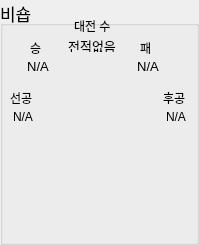
     <widget class="QGroupBox" name="groupBox_17">
      <property name="geometry">
       <rect>
        <x>594</x>
        <y>90</y>
        <width>199</width>
        <height>245</height>
       </rect>
      </property>
      <property name="font">
       <font>
        <pointsize>13</pointsize>
       </font>
      </property>
      <property name="title">
       <string>비숍</string>
      </property>
      <widget class="QLabel" name="label_32">
       <property name="geometry">
        <rect>
         <x>74</x>
         <y>20</y>
         <width>56</width>
         <height>12</height>
        </rect>
       </property>
       <property name="font">
        <font>
         <pointsize>9</pointsize>
        </font>
       </property>
       <property name="text">
        <string>대전 수</string>
       </property>
      </widget>
      <widget class="QLabel" name="BishopVSCount">
       <property name="geometry">
        <rect>
         <x>64</x>
         <y>40</y>
         <width>56</width>
         <height>12</height>
        </rect>
       </property>
       <property name="font">
        <font>
         <pointsize>10</pointsize>
        </font>
       </property>
       <property name="text">
        <string>전적없음</string>
       </property>
       <property name="alignment">
        <set>Qt::AlignCenter</set>
       </property>
      </widget>
      <widget class="QLabel" name="label_34">
       <property name="geometry">
        <rect>
         <x>30</x>
         <y>40</y>
         <width>21</width>
         <height>16</height>
        </rect>
       </property>
       <property name="font">
        <font>
         <pointsize>9</pointsize>
        </font>
       </property>
       <property name="text">
        <string>승</string>
       </property>
      </widget>
      <widget class="QLabel" name="label_35">
       <property name="geometry">
        <rect>
         <x>140</x>
         <y>40</y>
         <width>21</width>
         <height>16</height>
        </rect>
       </property>
       <property name="font">
        <font>
         <pointsize>9</pointsize>
        </font>
       </property>
       <property name="text">
        <string>패</string>
       </property>
      </widget>
      <widget class="QLabel" name="BishopWinCount">
       <property name="geometry">
        <rect>
         <x>10</x>
         <y>60</y>
         <width>56</width>
         <height>12</height>
        </rect>
       </property>
       <property name="font">
        <font>
         <pointsize>10</pointsize>
        </font>
       </property>
       <property name="text">
        <string>N/A</string>
       </property>
       <property name="alignment">
        <set>Qt::AlignCenter</set>
       </property>
      </widget>
      <widget class="QLabel" name="BishopLoseCount">
       <property name="geometry">
        <rect>
         <x>120</x>
         <y>60</y>
         <width>56</width>
         <height>12</height>
        </rect>
       </property>
       <property name="font">
        <font>
         <pointsize>10</pointsize>
        </font>
       </property>
       <property name="text">
        <string>N/A</string>
       </property>
       <property name="alignment">
        <set>Qt::AlignCenter</set>
       </property>
      </widget>
      <widget class="QWidget" name="verticalLayoutWidget_9">
       <property name="geometry">
        <rect>
         <x>13</x>
         <y>80</y>
         <width>171</width>
         <height>161</height>
        </rect>
       </property>
       <layout class="QVBoxLayout" name="BishopLayout"/>
      </widget>
      <widget class="QLabel" name="label_55">
       <property name="geometry">
        <rect>
         <x>163</x>
         <y>90</y>
         <width>31</width>
         <height>16</height>
        </rect>
       </property>
       <property name="font">
        <font>
         <pointsize>9</pointsize>
        </font>
       </property>
       <property name="text">
        <string>후공</string>
       </property>
      </widget>
      <widget class="QLabel" name="BishopSecond">
       <property name="geometry">
        <rect>
         <x>159</x>
         <y>109</y>
         <width>34</width>
         <height>16</height>
        </rect>
       </property>
       <property name="font">
        <font>
         <pointsize>9</pointsize>
        </font>
       </property>
       <property name="text">
        <string>N/A</string>
       </property>
       <property name="alignment">
        <set>Qt::AlignCenter</set>
       </property>
      </widget>
      <widget class="QLabel" name="label_49">
       <property name="geometry">
        <rect>
         <x>10</x>
         <y>90</y>
         <width>31</width>
         <height>16</height>
        </rect>
       </property>
       <property name="font">
        <font>
         <pointsize>9</pointsize>
        </font>
       </property>
       <property name="text">
        <string>선공</string>
       </property>
      </widget>
      <widget class="QLabel" name="BishopFirst">
       <property name="geometry">
        <rect>
         <x>6</x>
         <y>109</y>
         <width>34</width>
         <height>16</height>
        </rect>
       </property>
       <property name="font">
        <font>
         <pointsize>9</pointsize>
        </font>
       </property>
       <property name="text">
        <string>N/A</string>
       </property>
       <property name="alignment">
        <set>Qt::AlignCenter</set>
       </property>
      </widget>
     </widget>
